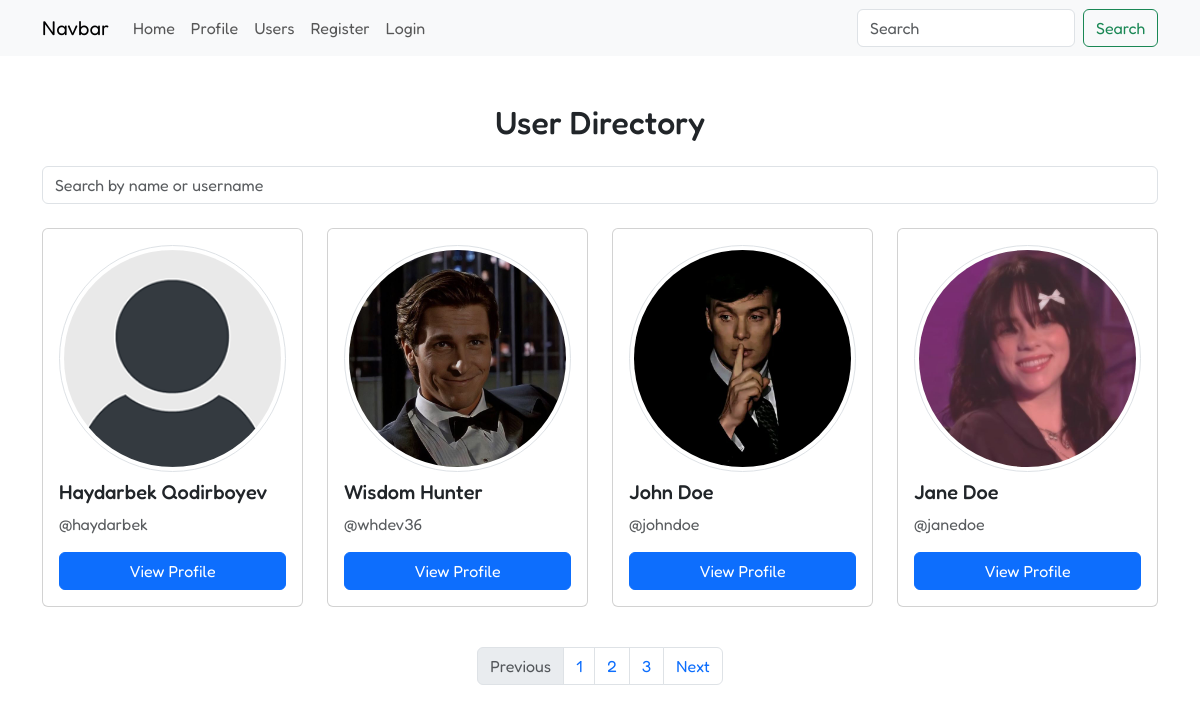
/read-users/, run on an earlier commit of the app's database.
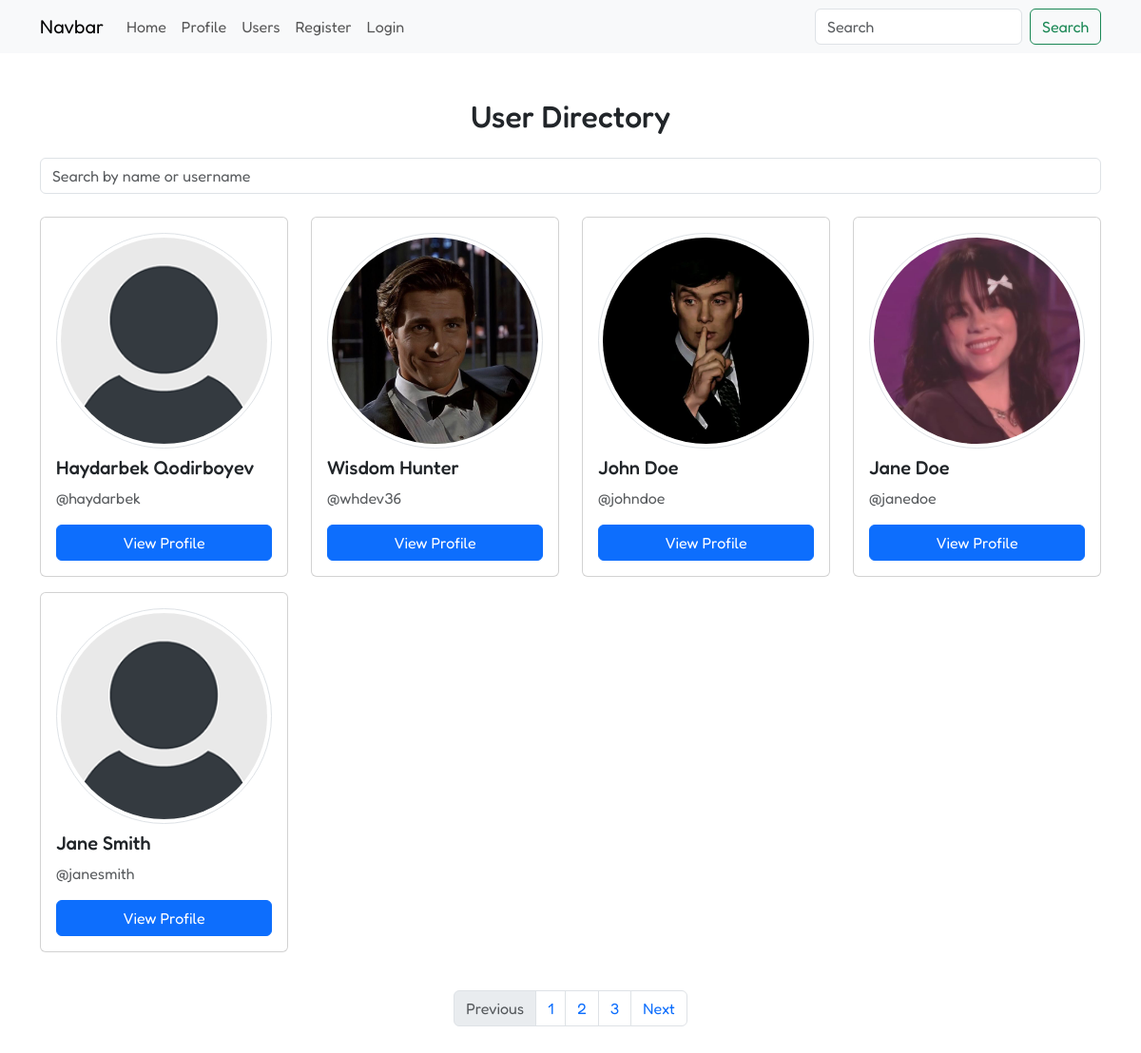
And on a later commit of the database.
### social/models.py (models this page shows, shortened)
class Profile(AbstractUser):
    profile_picture = models.ImageField(upload_to='profiles/users/', blank=True, null=True)
    bio = models.TextField(max_length=300, blank=True, null=True)
    slug = models.SlugField(unique=True, blank=True, null=True)
    follows = models.ManyToManyField('self', blank=True, symmetrical=False, related_name='followers')
    profile_video = models.FileField(upload_to='profiles/videos/', blank=True, null=True)

### social/views.py (the view)
# urls.py: path('read-users/', views.read_users, name='read-users'),
def read_users(request):
    users = Profile.objects.all()
    return render(request, 'read-users.html', {'users': users})

### templates/read-users.html (shortened to what this page needs)
{% extends 'base.html' %}
{% load static %}
{% block content %}
        <h2 class="text-center my-4">User Directory</h2>
        <div class="mb-4">
            <input type="text" class="form-control" placeholder="Search by name or username">
        </div>
        <div class="row">
            {% if users %}
                {% for p in users %}
                    <div class="col-md-3 mb-3">
                        <div class="card p-3">
                            <img src="{% if p.profile_picture %}{{ p.profile_picture.url }}{% else %}{% static 'default-pic.png' %}{% endif %}" alt="User Profile"
                                class="rounded-circle img-thumbnail mb-2">
                            <h5 class="font-weight-bold">{{ p.first_name }} {{ p.last_name }}</h5>
                            <p class="text-muted">@{{ p.username }}</p>
                            <a href="{% url 'read-user' p.slug %}" class="btn btn-primary">View Profile</a>
                        </div>
                    </div>
                {% endfor %}
            {% endif %}
        </div>
        <nav aria-label="Page navigation" class="mt-4">
            <ul class="pagination justify-content-center">
                <li class="page-item disabled"><a class="page-link" href="#">Previous</a></li>
                <li class="page-item"><a class="page-link" href="#">1</a></li>
                <li class="page-item"><a class="page-link" href="#">2</a></li>
                <li class="page-item"><a class="page-link" href="#">3</a></li>
                <li class="page-item"><a class="page-link" href="#">Next</a></li>
            </ul>
        </nav>
{% endblock %}

### templates/base.html (shortened to what this page needs)
<!DOCTYPE html>
<html lang="en">
<head>
    <link rel="stylesheet" href="https://cdn.jsdelivr.net/npm/bootstrap-icons@1.11.3/font/bootstrap-icons.min.css">
    <link rel="stylesheet" href="https://cdn.jsdelivr.net/npm/bootstrap@5.3.3/dist/css/bootstrap.min.css">
</head>
<body>
    {% include 'navbar.html' %}
    <div class="container my-5">
        {% block content %}{% endblock %}
    </div>
</body>
</html>

### templates/navbar.html (shortened to what this page needs)
<nav class="navbar navbar-expand-lg bg-body-tertiary">
    <div class="container">
        <a class="navbar-brand" href="#">Navbar</a>
        <div class="collapse navbar-collapse" id="menu-toggle">
            <ul class="navbar-nav me-auto mb-2 mb-lg-0">
                <li class="nav-item">
                    <a class="nav-link" href="{% url 'home' %}">Home</a>
                </li>
                <li class="nav-item">
                    <a class="nav-link" href="{% url 'profile' %}">Profile</a>
                </li>
                <li class="nav-item">
                    <a class="nav-link" href="{% url 'read-users' %}">Users</a>
                </li>
                {% if not user.is_authenticated %}
                    <li class="nav-item">
                        <a class="nav-link" href="{% url 'register' %}">Register</a>
                    </li>
                    <li class="nav-item">
                        <a class="nav-link" href="{% url 'login' %}">Login</a>
                    </li>
                {% else %}
                    <li class="nav-item">
                        <a class="nav-link" href="{% url 'logout' %}">Logout</a>
                    </li>
                {% endif %}
            </ul>
            <form class="d-flex" role="search">
                <input class="form-control me-2" type="search" placeholder="Search" aria-label="Search">
                <button class="btn btn-outline-success" type="submit">Search</button>
            </form>
        </div>
    </div>
</nav>

### templates/base.html (style rules this page uses)
* { font-family: "Fredoka", sans-serif; }

What changed in the data, as far as the page shows it:
added Profile: first_name "Jane", last_name "Smith", username "janesmith"
